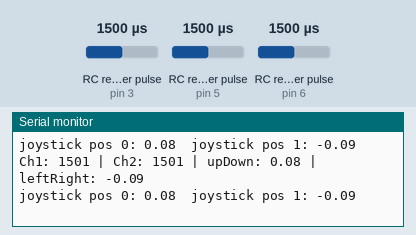
A sketch run on a simulated Arduino Uno, built with avr-gcc and run on an emulated ATmega328P. Parts: the last lines printed to the serial monitor. Wiring (inferred from the names in the program): 3 × RC receiver channel: data pin 3 / data pin 5 / data pin 6. The inputs (shaded band) are chosen by the test bench; at power-on: RC receiver pulse (sensors on pin 3, pin 5, pin 6) 1500 µs.

Above: at 1.2 s.
1.3 s: RC receiver pulse (sensor on pin 3) set to 1020 µs
At 2.0 s:
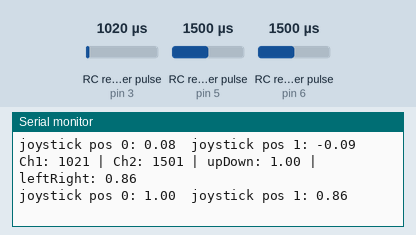
2.8 s: RC receiver pulse (sensor on pin 5) set to 1020 µs
At 3.6 s:
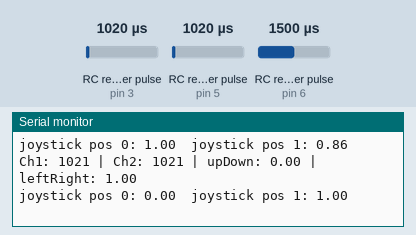
4.3 s: RC receiver pulse (sensor on pin 3) set to 1250 µs
At 4.3 s:
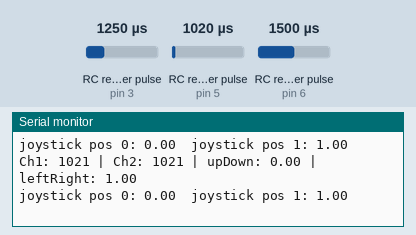
5.8 s: RC receiver pulse (sensor on pin 5) set to 1250 µs
At 6.2 s:
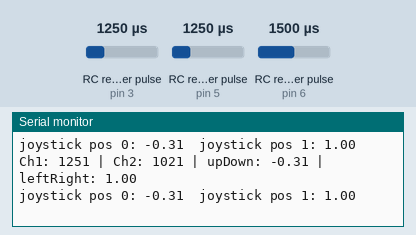
Timing chart, 0 to 8.3 s (numbered marks = the images above; inputs shaded):
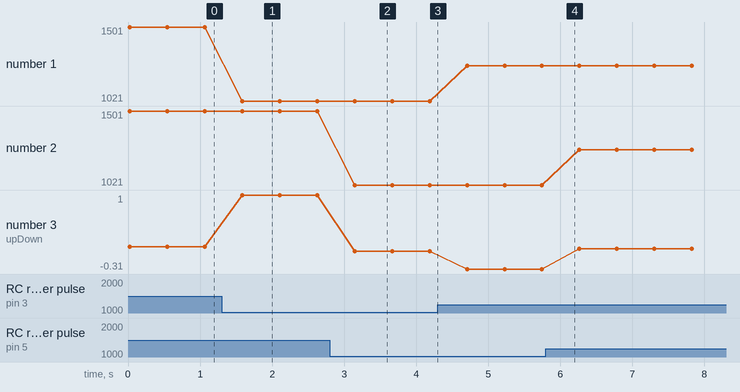

The sketch:

read_controller_input.ino
```cpp
#include <math.h>
/*
  Arduino FS-I6X Demo
  fsi6x-arduino-uno.ino
  Read output ports from FS-IA6B receiver module
  Display values on Serial Monitor

  Channel functions by Ricardo Paiva - https://gist.github.com/werneckpaiva/

  DroneBot Workshop 2021
  https://dronebotworkshop.com
*/

// Define Input Connections
#define CH1 3
#define CH2 5
#define CH3 6

// Integers to represent values from sticks and pots
int ch1Value;
int ch2Value;
int ch3Value;
float ch1Norm;
float ch2Norm;
float upDown;
float leftRight;
float joystickPositions[2]; //0 = upDown, 1 = leftRight

// Read the number of a specified channel and convert to the range provided.
// If the channel is off, return the default value
int readChannel(int channelInput, int minLimit, int maxLimit, int defaultValue){
  int ch = pulseIn(channelInput, HIGH, 30000);
  //if (ch < 100) return defaultValue;
  //return map(ch, 1000, 2000, minLimit, maxLimit);
  return ch;
}

void setup(){
  // Set up serial monitor
  Serial.begin(115200);

  // Set all pins as inputs
  pinMode(CH1, INPUT);
  pinMode(CH2, INPUT);
  pinMode(CH3, INPUT);
}


void loop() {

  // Get values for each channel
  getStickPositions();
  Serial.print("joystick pos 0: ");
  Serial.print(joystickPositions[0]);
  Serial.print("  joystick pos 1: ");
  Serial.print(joystickPositions[1]);
  Serial.println("");


  delay(500);
}

void getStickPositions(){
  ch1Value = readChannel(CH1, -100, 100, 0);
  ch2Value = readChannel(CH2, -100, 100, 0);
  ch3Value = readChannel(CH3, -100, 100, 0);

  // Print to Serial Monitor
  Serial.print("Ch1: ");
  Serial.print(ch1Value);
  Serial.print(" | Ch2: ");
  Serial.print(ch2Value);
  ch1Norm = ch1Value - 1500;
  ch2Norm = ch2Value - 1455;
  if (ch1Norm > 0){
    ch1Norm = ch1Norm / 488;
  } else {
    ch1Norm = ch1Norm / 506;
  }
  if (ch2Norm > 0){
    ch2Norm = ch2Norm / 533;
  } else {
    ch2Norm = ch2Norm / 461;
  }
  upDown = ch2Norm - ch1Norm;
  leftRight = -1 * ch1Norm - ch2Norm;
  if (abs(upDown) > 1){
    upDown = upDown / abs(upDown);
    leftRight = leftRight / abs(upDown);
  }
  if (abs(leftRight) > 1){
    upDown = upDown / abs(leftRight);
    leftRight = leftRight / abs(leftRight);
  }
  Serial.print(" | upDown: ");
  Serial.print(upDown);
  Serial.print(" | leftRight: ");
  Serial.print(leftRight);
  joystickPositions[0] = upDown;
  joystickPositions[1] = leftRight;
  Serial.println("");
}
```

Measured:
- after the input at 1.3 s, the serial monitor: prints a new line after 0.29 s (image 1)
- after the input at 2.8 s, the serial monitor: prints a new line after 0.35 s (image 2)
- plotted number 1: 1501 → 1021 after the input at 1.3 s, 1021 → 1251 after the input at 4.3 s
- plotted number 3: 0 → -0.31 after the input at 4.3 s, -0.31 → 0.05 after the input at 5.8 s
